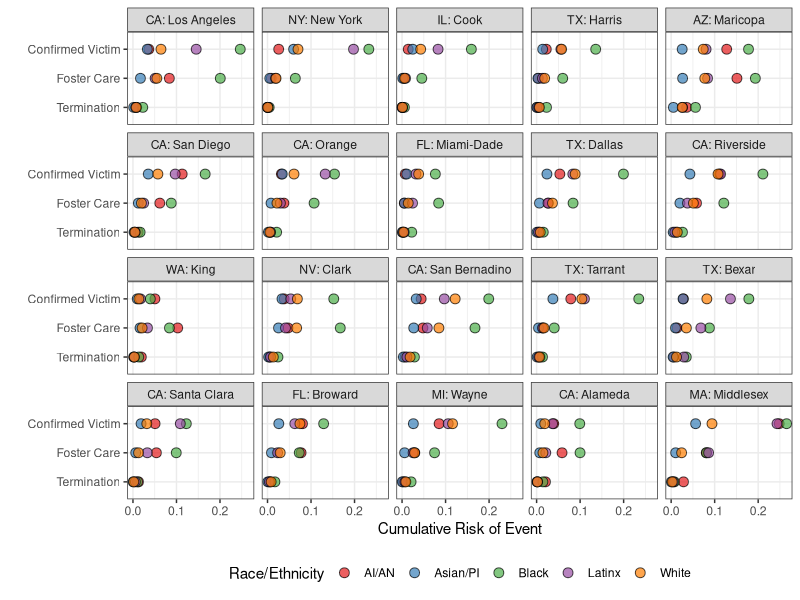

R code for this plot: (Note: this script raises an error after producing the figure.)
library(tidyverse)
library(RColorBrewer)

dat<-read_csv("./vis/county_tables.csv")
rank<-read_csv("./data/top_pops.csv")

### join pop rank onto data for plot order
dat<-dat %>% 
  left_join(rank) %>% 
  mutate(race_ethn = ifelse(race_ethn=="Hispanic", 
                            "Latinx",
                            race_ethn))

theme_set(theme_bw())

dat<-dat %>% 
  mutate(race_ethn = factor(race_ethn,
                            levels = c("Total",
                                       "AI/AN", 
                                       "Asian/PI",
                                       "Black",
                                       "Latinx",
                                       "White")),
         varname = case_when(
           varname=="tpr" ~ "Termination",
           varname=="first_entry" ~ "Foster Care",
           varname=="first_victim" ~ "Confirmed Victim",
           varname=="first_inv" ~ "Investigation"
         ),
         varname = factor(varname,
                          levels = c("Termination",
                                     "Foster Care",
                                     "Confirmed Victim",
                                     "Investigation")))


### all of the data
ggplot(dat %>% 
         filter(varname!="Investigation"),
       aes(x = varname,
           fill = race_ethn,
           y = c_mn)) + 
  geom_point(alpha = 0.7, color = "black", pch =21, size =3) + 
  coord_flip()+
  facet_wrap(~reorder(county, rank)) + 
  xlab("") + 
  ylab("Cumulative Risk of Event") +
  labs(fill = "Race/Ethnicity") +
  scale_fill_brewer(palette = "Set1") +
  theme(legend.position = "bottom") +
  ggsave("./vis/all_data.pdf", width = 8, height =6)

### make each outcome plot

ggplot(dat %>% 
         filter(varname=="Investigation"),
       aes(x = reorder(county, desc(rank)), y = c_mn,
           color = race_ethn)) + 
  geom_point() + 
  facet_wrap(~race_ethn, ncol = 6) + 
  coord_flip() +
  xlab("") + 
  ylab("Cumulative risk of CPS investigation") + 
  labs(color = "") + 
  theme(legend.position = "bottom") +
  ggsave("./vis/inv.pdf", width = 8, height = 6)

ggplot(dat %>% 
         filter(varname=="Investigation"),
       aes(x = reorder(county, desc(rank)), y = c_mn,
           fill = race_ethn)) + 
  geom_point(alpha = 0.7, color = "black", pch =21, size =3) + 
  #facet_wrap(~race_ethn, ncol = 6) + 
  coord_flip() +
  xlab("") + 
  ylab("Cumulative risk of CPS investigation") + 
  ggsave("./vis/inv_color.pdf", width = 8, height = 6)

ggplot(dat %>% 
         filter(varname=="Investigation"),
       aes(x = reorder(county, desc(rank)), y = c_mn,
           ymin = c_lwr, ymax = c_upr)) + 
  geom_pointrange(fatten=0.25) + 
  facet_wrap(~race_ethn, ncol = 6) + 
  coord_flip() +
  xlab("") + 
  ylab("Cumulative risk of CPS investigation") + 
  ggsave("./vis/inv_with_error.pdf", width = 8, height =6)


# ggplot(dat %>% 
#          filter(varname=="Confirmed Victim"),
#        aes(x = reorder(county, desc(county)), y = c_mn)) + 
#   geom_point() + 
#   coord_flip() + 
#   xlab("") + 
#   ylab("Cumulative risk of confirmed CPS case") + 
#   facet_wrap(~race_ethn, ncol = 6) + 
#   ggsave("./vis/victim.pdf", width = 12)
# 
# ggplot(dat %>% 
#          filter(varname=="Foster Care"),
#        aes(x = reorder(county, desc(county)), y = c_mn)) + 
#   geom_point() + 
#   coord_flip() + 
#   xlab("") + 
#   ylab("Cumulative risk of FC entry") + 
#   facet_wrap(~race_ethn, ncol = 6) + 
#   scale_y_continuous(
#     labels = scales::number_format(accuracy = 0.01)) +
#   ggsave("./vis/entry.pdf", width = 12)
# 
# ggplot(dat %>% 
#          filter(varname=="Termination"),
#        aes(x = reorder(county, desc(county)), y = c_mn)) + 
#   geom_point() + 
#   coord_flip() + 
#   xlab("") + 
#   ylab("Cumulative risk of TPR") + 
#   facet_wrap(~race_ethn, ncol = 6) + 
#   ggsave("./vis/tpr.pdf", width = 12)